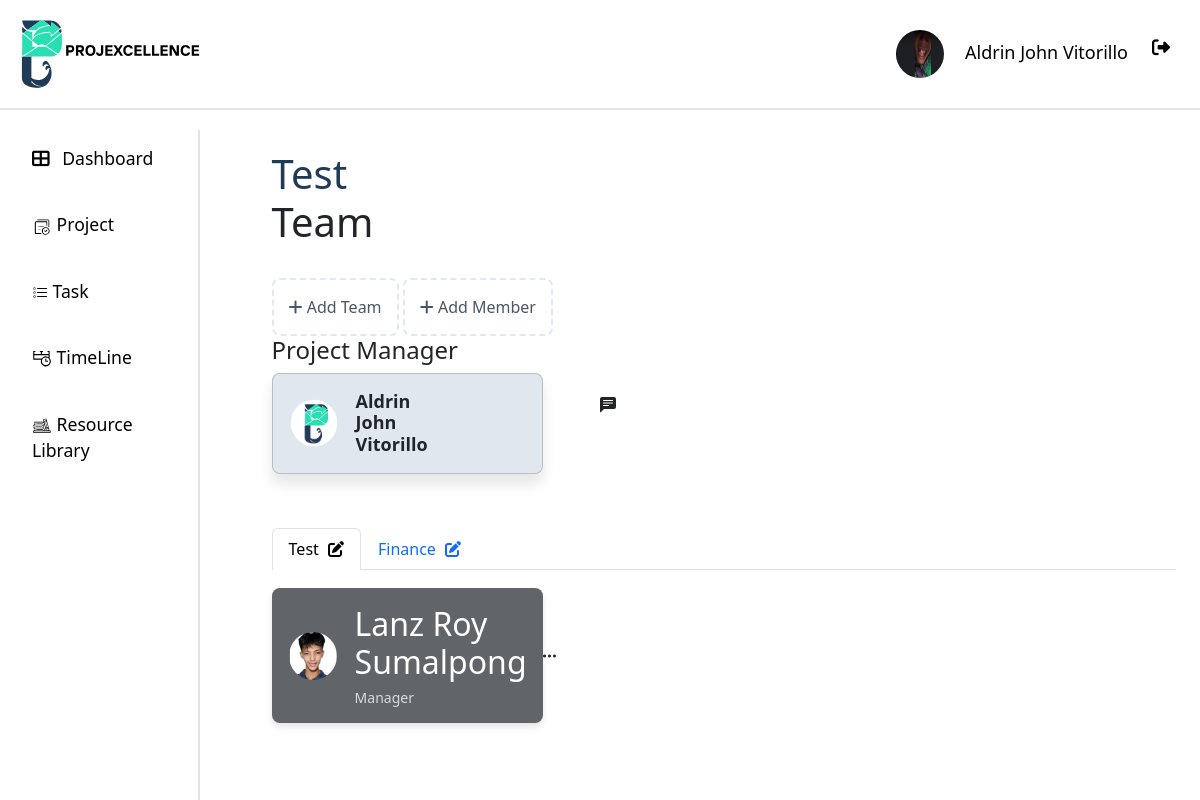
/myteam/1/ (signed in), run on the app's committed database.
### api/models.py (models this page shows, shortened)
class User(AbstractUser):
    ROLE_CHOICES = [
        ("ADMIN", "Admin"),
        ("PM", "projectmanger"),
        ("MEMBER", "member"),
    ]
    STATUS_CHOICES = [
        ("APPROVED", "Approved"),
        ("REJECTED", "Rejected"),
        ("PENDING", "Pending"),
    ]
    username = None  # Remove the username field entirely
    email = models.EmailField(_("email address"), unique=True)
    phone_regex = RegexValidator(
        regex=r"^\+?1?\d{9,15}$",
        message="Phone number must be entered in the format: '+999999999'. Up to 15 digits allowed.",
    )
    phone_number = models.CharField(validators=[phone_regex], max_length=17, blank=True)
    role = models.CharField(max_length=10, choices=ROLE_CHOICES, default="EMPLOYEE")
    date_of_hire = models.DateField(blank=True, null=True)
    profile_path = models.ImageField(null=True, blank=True,upload_to='profile/' )
    status = models.CharField(max_length=20, choices=STATUS_CHOICES, default="PENDING")
    groups = models.ManyToManyField(
        "auth.Group",
        verbose_name=_("groups"),
        blank=True,
        related_name="custom_user_set",
        related_query_name="custom_user",
    )
    user_permissions = models.ManyToManyField(
        "auth.Permission",
        verbose_name=_("user permissions"),
        blank=True,
        related_name="custom_user_set",
        related_query_name="custom_user",
    )
    objects = UserManager()
    USERNAME_FIELD = "email"
    REQUIRED_FIELDS = ["first_name", "last_name", "date_of_hire", "password"]
    def __str__(self):
        return f"{self.first_name} {self.last_name}"

class Project(models.Model):
    project_name = models.CharField(max_length=50)
    description = models.TextField()
    created_by = models.ForeignKey(User, on_delete=models.CASCADE)
    date_created = models.DateTimeField(auto_now_add=True)

class Team(models.Model):
    team_name = models.CharField(max_length=50)
    users = models.ManyToManyField(User, through='TeamMembership')  # Define the through model
    project = models.ForeignKey('Project', on_delete=models.CASCADE)

class TeamMembership(models.Model):
    STATUS_CHOICES = [
        ("Manager", "Manager"),
        ("HEAD", "Head"),
        ("MEMBER", "Member"),
    ]
    user = models.ForeignKey(User, on_delete=models.CASCADE)
    team = models.ForeignKey(Team, on_delete=models.CASCADE)
    project = models.ForeignKey('Project', on_delete=models.CASCADE)
    role = models.CharField(max_length=50,  choices=STATUS_CHOICES, default="Member")
    joined_at = models.DateTimeField(auto_now_add=True)

### api/views.py (the view, shortened to what this page needs)
# urls.py: path("myteam/<int:project_id>/", views.team_list, name="team_list"),
@login_required
def team_list(request, project_id):
    add_team_form = TeamForm()
    add_member_form = AddMemberForm()
    user = request.user
    project = get_object_or_404(Project, id=project_id)
    assign_task = TaskForm(project=project)
    teams = Team.objects.filter(project=project).order_by("-id").prefetch_related('teammembership_set')
    team_filter = TeamFilter(request.GET, queryset=teams)
    paginator = Paginator(team_filter.qs, 5)
    page_number = request.GET.get("page")
    page_obj = paginator.get_page(page_number)
    user_roles = {
        membership.team_id: membership.role
        for membership in TeamMembership.objects.filter(
            user=request.user,
            project=project
        )
    }
    context = {
        "page_obj": page_obj,
        "add_team_form": add_team_form,
        "add_member_form": add_member_form,
        "assign_task":assign_task,
        "filter": team_filter,
        "project": project,
        "team_memberships": [(team, team.teammembership_set.all()) for team in page_obj],
        "user_roles": user_roles,
    }
    return render(request, "myteam.html", context)

### api/templates/myteam.html (shortened to what this page needs)
{% extends "base.html" %}
{% load static %}
{% load crispy_forms_tags %}
{% load custom_filters %}
{% block content %}
<div class="page">
    <div class="Team">
        <h1> <div class="project-name">{{ project.project_name|capfirst }} </div>Team</h1><br>
        {% if user == project.created_by or user|is_project_manager:project %}
            <div type="button" class="add-team" data-bs-toggle="modal" data-bs-target="#addTeamModal">
                <i class="fas fa-plus mr-2"></i> Add Team
            </div>
            <div type="button" class="add-member" data-bs-toggle="modal" data-bs-target="#addMemberModal">
                <i class="fas fa-plus mr-2"></i> Add Member
            </div>
        {% endif %}
        <h4>Project Manager</h4>
        <div class="card">
            <div class="info">
                <table>
                    <tr>
                        <td>
                            {% if project.created_by.user.profile_path %}
                             <img class="avatar" src="{{ project.created_by.user.profile_path.url }}" >
                            {% else %}
                                <img src="{% static 'res/logoPlaceHolder.png' %}" alt="avatar-profile" class="avatar">
                            {% endif %}
                            </td>
                        <td>
                            <h2 class="name"> {{ project.created_by.first_name|capfirst }} {{ project.created_by.last_name|capfirst }}</h2>
                        </td>
                        <td class="message">
                        </td>
                    </tr>
                </table>
            </div>
        </div>
    </div>
    <div class="Members">
        <ul class="nav nav-tabs">
            {% for team in page_obj %}
                <li class="nav-item">
                    <a class="nav-link {% if forloop.first %}active{% endif %}"
                       aria-current="page"
                       data-bs-toggle="tab"
                       href="#team-{{ team.id }}">
                       {{ team.team_name }}
                       {% if user == project.created_by or user|is_project_manager:project %}
                       <i class="fas fa-edit" style="cursor: pointer; margin-left: 5px;"
                          data-bs-toggle="modal"
                          data-bs-target="#editTeamModal-{{ team.id }}"></i>
                       {% endif %}
                    </a>
                </li>
            {% endfor %}
        </ul>
        <div class="tab-content">
            {% for team, memberships in team_memberships %}
                <div class="tab-pane {% if forloop.first %}active{% endif %}" id="team-{{ team.id }}">
                    {% if memberships %}
                        {% for membership in memberships %}
                            <div class="card-members">
                                <table class="info">
                                    <tr>
                                        <td>
                                        {% if membership.user.profile_path and membership.user.profile_path.url %}
                                            <img class="avatar" src="{{ membership.user.profile_path.url }}" >
                                        {% else %}
                                            <img src="{% static '/res/logoPlaceHolder.png' %}" alt="avatar-profile" class="avatar">
                                        {% endif %}
                                        </td>
                                        <td>
                                            <h2>{{ membership.user.first_name|capfirst }} {{ membership.user.last_name|capfirst }}</h2>
                                            <h2 class="title">{{ membership.role|capfirst }}</h2>
                                        </td>
                                        {% if user in team.users.all and user_roles|get_item:team.id == 'HEAD' and user != membership.user or user == project.created_by%}
                                        <td>
                                            <div class="dropdown">
                                                <button class="btn" type="button" id="dropdownMenuButton" data-bs-toggle="dropdown" aria-expanded="false" onclick="event.stopPropagation()">
                                                    <i class="bi bi-three-dots" title="Settings"></i>
                                                </button>
                                        </td>
                                        {%endif%}
                                    </tr>
                                </table>
                            </div>
                        {% endfor %}
                    {% else %}
                        <div class="card-members">
                            <div class="info">
                                <span>No members in this team.</span>
                            </div>
                        </div>
                    {% endif %}
                </div>
            {% endfor %}
        </div>
    </div>
</div>
{% endblock %}

### api/templates/base.html (shortened to what this page needs)
{% load static %}
<!DOCTYPE html>
<html lang="en">
  <head>
    <link
      href="https://cdn.jsdelivr.net/npm/bootstrap@5.3.0/dist/css/bootstrap.min.css"
      rel="stylesheet"
    />
    <link href="https://cdn.jsdelivr.net/npm/bootstrap-icons/font/bootstrap-icons.css" rel="stylesheet">
    <link
      href="https://cdnjs.cloudflare.com/ajax/libs/font-awesome/6.4.0/css/all.min.css"
      rel="stylesheet"
    />
    <link href="https://cdn.jsdelivr.net/npm/bootstrap@5.3.0/dist/css/bootstrap.min.css" rel="stylesheet">
  </head>
  <body>
    <header>
      <div class="header">
          <img src="{% static '/res/slogo.svg' %}" alt="logo" width="200px">
          <div class="profile" >
            <a class="nav-link {% if request.resolver_match.url_name == 'profile' %}active{% endif %}" href="{% url 'profile' %}">
              {% if request.user.profile_path.url != null  %}
                <img class="avatar" src="{{ request.user.profile_path.url }}" width="40px" height="40px" style="border-radius: 50%;" >
              {%endif%}
              {{ request.user.first_name|capfirst }} {{ request.user.last_name|capfirst }}
            </a>
            <a class="nav-link" href="{% url 'logout' %}" onclick="event.preventDefault(); document.getElementById('logout-form').submit();" style="margin-top: 5px;">
              <i class="fas fa-sign-out-alt me-2"></i>
            </a>
          </div>
      </div>
    </header>
    <div class="container-fluid">
      <div class="row">
        <nav
          id="sidebarMenu"
          class="col-md-3 col-lg-2 d-md-block sidebar collapse"
        >
          <ul class="nav flex-column">
            <li class="nav-item">
              <a class="nav-link {% if request.resolver_match.url_name == 'dashboard' %}active{% endif %}" href="{% url 'dashboard' %}">
                <i class="fas fa-th-large me-2"></i> Dashboard
              </a>
            </li>
            <li class="nav-item">
              <a class="nav-link {% if request.resolver_match.url_name == 'project' %}active{% endif %}" href="{% url 'project' %}">
                <img src="{% static '/res/projectIcon.svg' %}" alt="logo" width="20px">  Project
              </a>
            </li>
            <li class="nav-item">
              <a class="nav-link {% if request.resolver_match.url_name == 'task' %}active{% endif %}" href="{% url 'task' 'Pending' %}">
                 Task
              </a>
            </li>
            <li class="nav-item">
              <a class="nav-link {% if request.resolver_match.url_name == 'timeline' %}active{% endif %}" href="{% url 'timeline' %}">
                <img src="{% static '/res/timelineIcon.svg' %}" alt="logo" width="20px">  TimeLine
              </a>
            </li>
            <li class="nav-item">
              <a class="nav-link {% if request.resolver_match.url_name == 'resourceLib' %}active{% endif %}" href="{% url 'resourceLib' %}">
                <img src="{% static '/res/resourceIcon.svg' %}" alt="logo" width="20px"> Resource Library
              </a>
            </li>
          </ul>
        </nav>
        <main class="col-md-9 ms-sm-auto col-lg-10 px-md-4 main-content">
          {% block content %}{% endblock content %}
        </main>
      </div>
    </div>
  </body>
</html>

### api/templates/base.html (style rules this page uses)
.header { overflow: hidden; background-color: #ffffff; padding: 20px 10px; position: fixed; top: 0; width: 100%; z-index: 1000; margin-bottom: 10px; border-bottom: 2px solid #e3e3e3; height: 110px; display: flex; justify-content: space-between; align-items: center; }
.header a { float: left; color: black; text-align: center; padding: 12px; text-decoration: none; font-size: 18px; line-height: 25px; border-radius: 4px; }
body { margin-top: 130px; background-color: #ffffff; }
.sidebar { background-color: #ffffff; color: black; height: 100vh; overflow-y: auto; position: fixed; top: 100; left: 0; z-index: 1000; border-right: 2px solid #e3e3e3; }
.sidebar .nav-link { color: black; padding: 15px 20px; font-size: 1.1rem; margin-bottom: 10px; }
.main-content { margin-left: 0; padding-top: 20px; }

### api/templates/myteam.html (style rules this page uses)
.card { background-color: #E0E7EF; color: 213A58; border-radius: 8px; padding: 16px; min-height: 100px; padding: 20; box-shadow: 0 10px 14px rgba(0, 0, 0, 0.1); max-width: 30%; margin-bottom: 16px; }
.card-members { background-color: #616569; color: #FFFFFF; border-radius: 8px; padding: 16px; min-height: 100px; padding: 20; box-shadow: 0 4px 6px rgba(0, 0, 0, 0.1); max-width: 30%; margin-bottom: 16px; }
.card-members .title { color: #D9D9D9; }
.avatar { width: 48px; height: 48px; border-radius: 50%; margin-right: 16px; }
.info { display: flex; align-items: center; }
.name { font-size: 18px; font-weight: bold; margin: 0; }
.title { font-size: 14px; margin: 4px 0 0; }
.page { margin-left: 5%; }
.message { float: right; margin-left: 170px; }
.nav-tabs { margin-top: 6%; margin-bottom: 2%; user-select: none; }
.add-team { color: #4a5568; cursor: pointer; padding: 15px; border: 2px dashed #e2e8f0; border-radius: 8px; display: inline-block; transition: all 0.3s ease; }
.add-member { color: #4a5568; cursor: pointer; padding: 15px; border: 2px dashed #e2e8f0; border-radius: 8px; display: inline-block; transition: all 0.3s ease; }
.project-name { color: #213A58; }
.active { color: rgb(52, 0, 241); }

### data on the page
User: user.profile_path (picture), user.first_name "Aldrin John", user.last_name "Vitorillo"
Project: project_name "Test", created_by.first_name "Aldrin John", created_by.last_name "Vitorillo"
Team: team_name "Test"
Team: team_name "Finance"
TeamMembership: user.profile_path (picture), user.first_name "Lanz Roy", user.last_name "Sumalpong", role "Manager"
